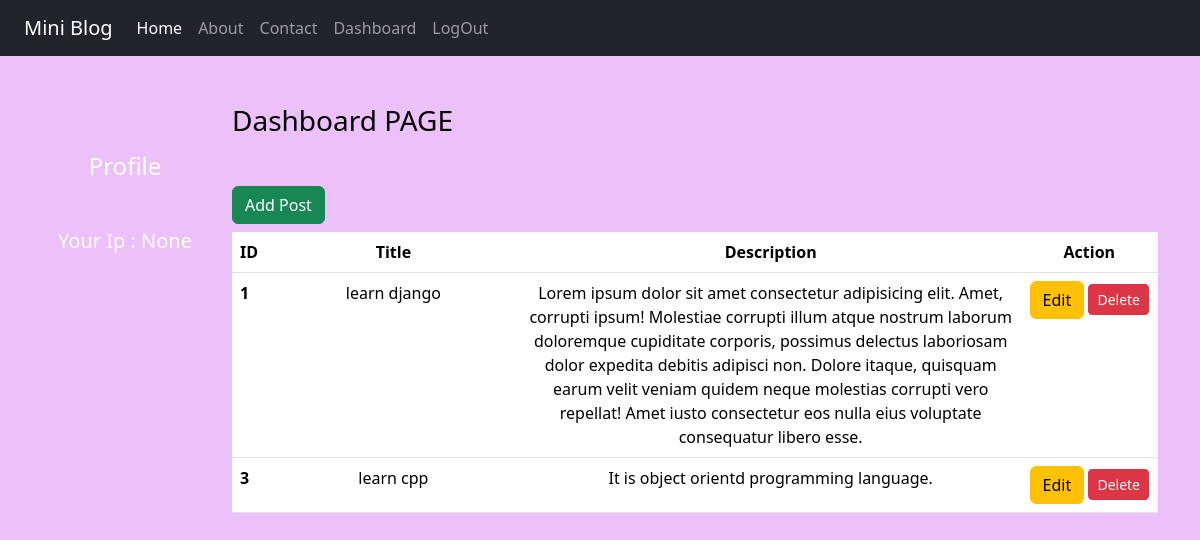
The page /dashboard/ (signed in) on the database its author committed.
### blog/models.py (models this page shows)
class Post(models.Model):
    title = models.CharField(max_length=150)
    desc = models.TextField()

### blog/views.py (the view)
# urls.py: path('dashboard/' , views.dashboard,name='dashboard'),
def dashboard(request):
    if request.user.is_authenticated:
        posts  = Post.objects.all()
        user = request.user
        full_name = user.get_full_name()
        grps = user.groups.all()
        ip = request.session.get('ip' , 0)
        return render(request , 'blog/dashboard.html',{'posts': posts ,'full_name':full_name ,'groups':grps , 'ip':ip})
    else:
        return HttpResponseRedirect('/login/')

### blog/templates/blog/dashboard.html (shortened to what this page needs)
{% extends 'blog/base.html' %}
{% load static %}
{% block side %}
<div class="col-sm-2 text-white my-5 text-center">
  <h4 class="my-5"> Profile</h4>
  <h5 class="mt-3">Your Ip : {{ip}}</h5>
</div>
{% endblock side %}
{% block content %}
<div class="col-sm-10">
    <h3 class="my-5">Dashboard PAGE</h3>
    <a href="{% url 'add' %}" class="btn btn-success mb-2">Add Post</a>
    {% if posts %}
    <table class="table table-hover">
        <thead>
          <tr class="text-center">
            <th scope="col" style="width:2%">ID</th>
            <th scope="col" style="width:28%">Title</th>
            <th scope="col" style="width:55%">Description</th>
            <th scope="col" style="width:15%">Action</th>
          </tr>
        </thead>
        <tbody>
            {% for post in posts %}
          <tr>
            <th scope="row">{{post.id}}</th>
            <td class="text-center">{{post.title}}</td>
            <td class="text-center">{{post.desc}}</td>
            <td class="text-center">
                <a href="{% url 'editpost' post.id %}" class="btn btn-warning">Edit</a>
                {% if perms.blog.delete_post %}
                <form action="{% url 'deletepost' post.id %}" method="post" class="d-inline">
                    <input type="submit" class="btn btn-danger btn-sm" value="Delete">
                </form>
                {% endif %}
            </td>
          </tr>
          {% endfor %}
        </tbody>
      </table>
      {% else %}
      <p class="text-success">No data is available</p>
      {% endif %}
</div>
{% endblock content %}

### blog/templates/blog/base.html (shortened to what this page needs)
<!DOCTYPE html>
{% load static %}
<html lang="en">
<head>
    <link rel="stylesheet" href="{% static 'blog/css/bootstrap.css' %}">
    <link rel="stylesheet" href="{% static 'blog/css/style.css' %}">
</head>
<body>
    <div class="container-fluid bg-dark">
        {% include 'blog/navbar.html' %}
    </div>
    <div class="container">
        <div class="row">
            {% block side %}
            {% endblock side %}
            {% block content %}
            {% endblock content %}
        </div>
    </div>
</body>
</html>

### blog/templates/blog/navbar.html (shortened to what this page needs)
<nav class="navbar navbar-expand-lg navbar-dark bg-dark">
    <div class="container-fluid">
      <a class="navbar-brand" href="#">Mini Blog</a>
      <div class="collapse navbar-collapse" id="navbarNav">
        <ul class="navbar-nav">
          <li class="nav-item">
            <a class="nav-link active" aria-current="page" href="{% url 'home' %}">Home</a>
          </li>
          <li class="nav-item">
            <a class="nav-link" href="{% url 'about' %}">About</a>
          </li>
          <li class="nav-item">
            <a class="nav-link" href="{% url 'contact' %}">Contact</a>
          </li>
          {% if request.user.is_authenticated %}
            <li class="nav-item">
              <a class="nav-link" href="{% url 'dashboard' %}">Dashboard</a>
            </li>
            <li class="nav-item">
              <a class="nav-link" href="{% url 'logout' %}">LogOut</a>
            </li>
          {% endif %}
        </ul>
      </div>
    </div>
  </nav>

### blog/static/blog/css/style.css (style rules this page uses)
body { background-color: rgb(236, 192, 248); color: black ; }

### rows shown on the page
Post: id "1", title "learn django", desc "Lorem ipsum dolor sit amet consectetur adipisicing elit. Amet, corrupti ipsum! Molestiae corrupti illum atque nostrum laborum doloremque cupiditate corporis, possimus delectus laboriosam dolor expedita debitis adipisci non. Dolore itaque, quisquam earum velit veniam quidem neque molestias corrupti vero repellat! Amet iusto consectetur eos nulla eius voluptate consequatur libero esse."
Post: id "3", title "learn cpp", desc "It is object orientd programming language."

### other values the page prints
{{ ip }} "None"
